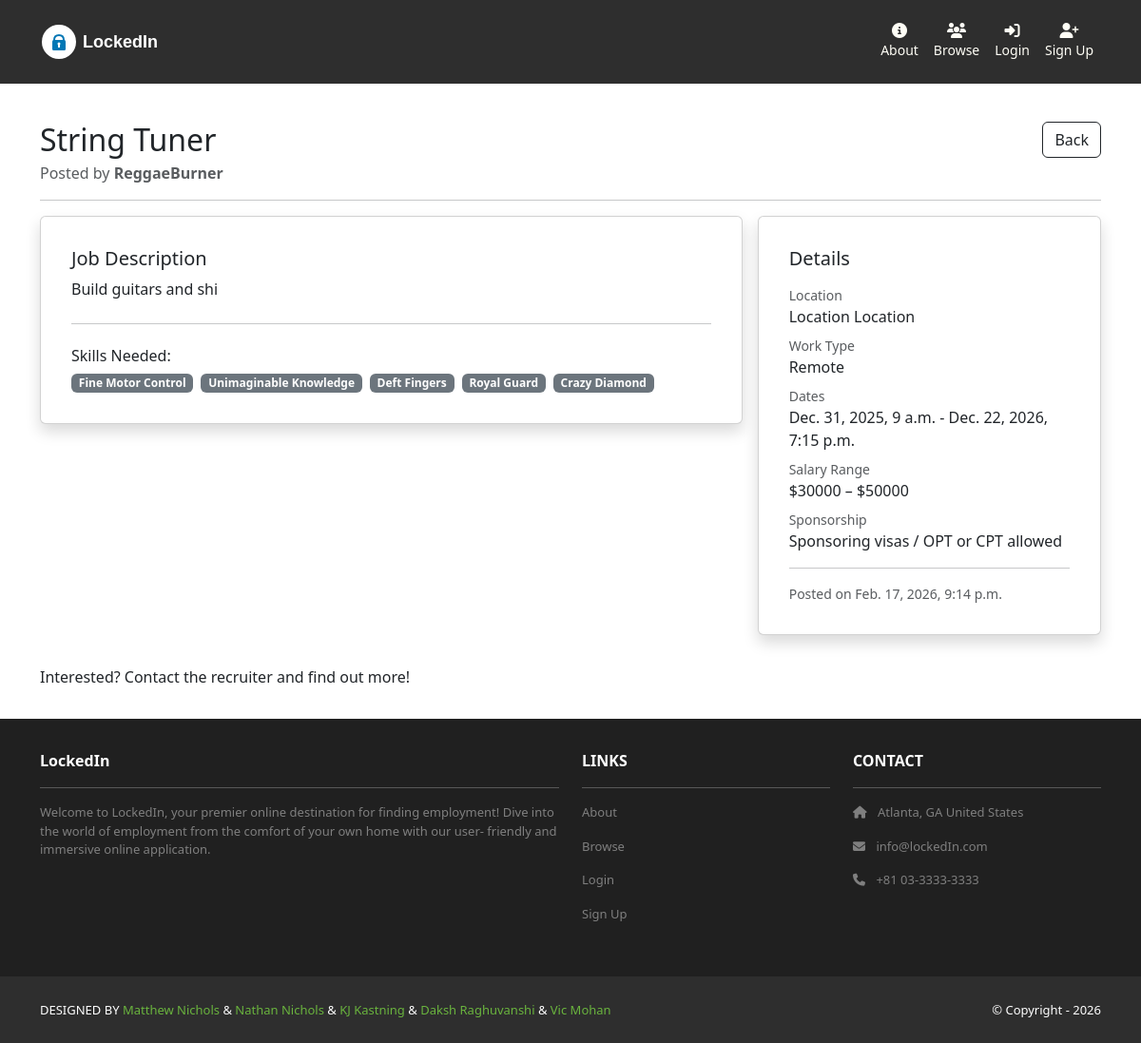
Before: /jobs/3/ with the older database file.
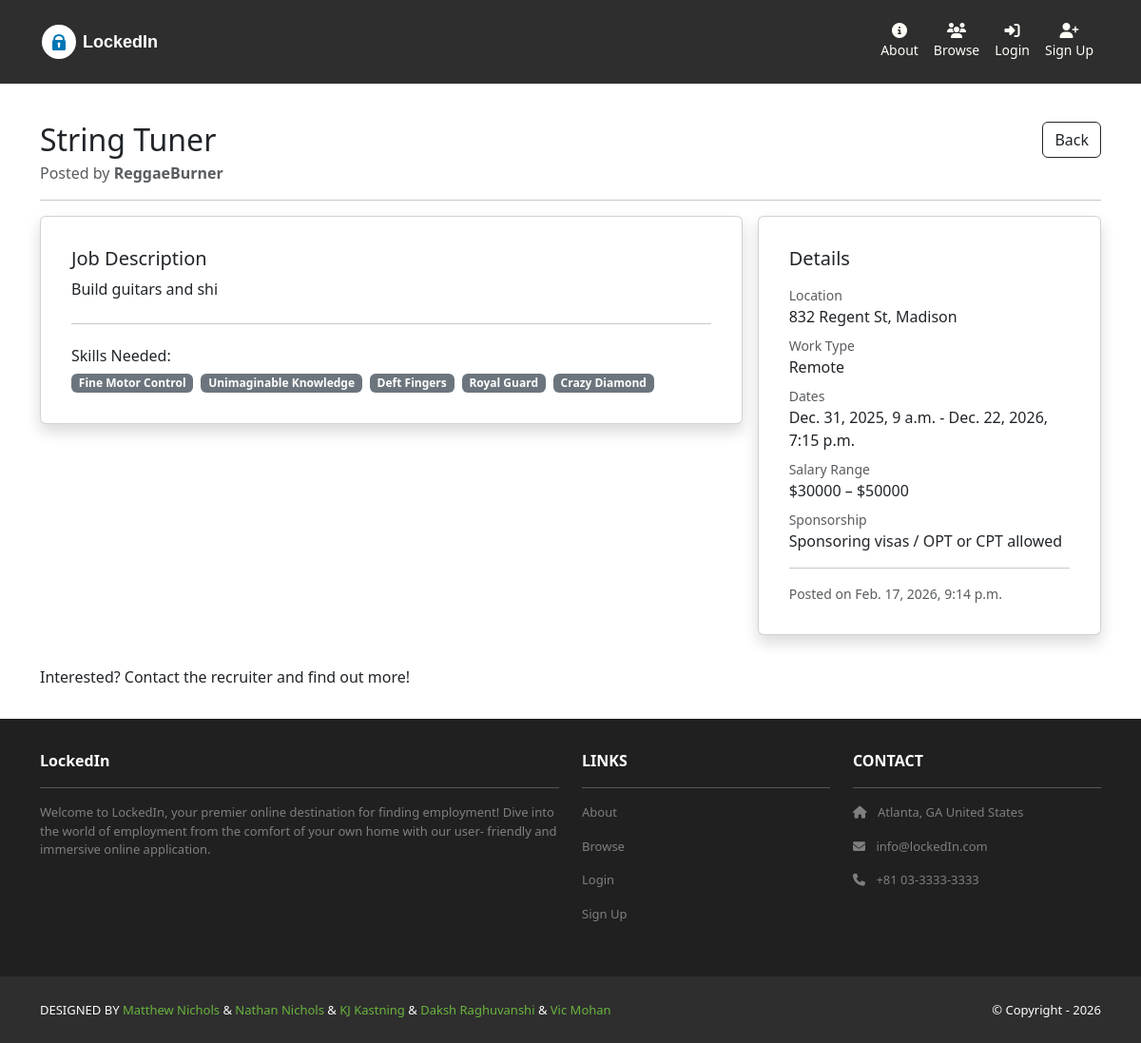
After: the same page with the newer database file.
### jobs/models.py (models this page shows, shortened)
class Job(models.Model):
    CLASSIFICATION_CHOICES = [
        ('Remote', 'remote'),
        ('Hybrid', 'hybrid'),
        ('On-Site', 'on-site'),
    ]
    id = models.AutoField(primary_key=True)
    created_at = models.DateTimeField(auto_now_add=True)
    title = models.CharField(help_text="What is the job title?", max_length = 255)
    start_date = models.DateTimeField()
    end_date = models.DateTimeField(blank=True, null=True)
    description = models.TextField()
    recruiter = models.ForeignKey(User, on_delete=models.CASCADE)
    skills = models.TextField(help_text="Required skills(E.g: Project Management, Agile Methodologies, etc.)")
    salary_upper = models.IntegerField()
    salary_lower = models.IntegerField()
    location = models.CharField(help_text="Work location. Can accept address, city/state, etc.", max_length = 255)
    latitude = models.FloatField(null=True)     # determined automatically using geopy, otherwise null
    longitude = models.FloatField(null=True)    # determined automatically using geopy, otherwise null
    classification = models.CharField(help_text="E.g: On-Site, Hybrid, Remote", max_length = 255, choices=CLASSIFICATION_CHOICES)
    isSponsoring = models.BooleanField(help_text="True: for OPT/CPT, F-1, J-1, etc., False: US citizens/Green Card holders")
    def get_skills_list(self):
        return [skill.strip() for skill in self.skills.split(',') if skill.strip()]

### jobs/views.py (the view)
# urls.py: path('<int:id>/', views.listing, name="jobs.listing"),
def listing(request, id):
    job = Job.objects.get(id=id)
    template_data = {}
    template_data['title'] = job.title
    template_data['job'] = job
    template_data['start_date'] = job.start_date
    template_data['end_date'] = job.end_date
    template_data['description'] = job.description
    template_data['company'] = job.recruiter
    template_data['skills'] = job.skills
    template_data['salary_top'] = job.salary_upper
    template_data['salary_bottom'] = job.salary_lower
    template_data['location'] = job.location
    template_data['classification'] = job.classification
    template_data['sponsoring'] = job.isSponsoring
    template_data['job'] = job
    return render(request, 'jobs/listings.html', {'template_data' : template_data})

### jobs/templates/jobs/listings.html (shortened to what this page needs)
{% extends 'base.html' %}
{% block content %}
<div class="p-3 mt-4">
  <div class="container">
    <div class="d-flex justify-content-between align-items-start flex-wrap gap-2">
      <div>
        <h2 class="mb-1">{{ template_data.job.title }}</h2>
        <div class="text-muted">
          Posted by <strong>{{ template_data.job.recruiter.username }}</strong>
        </div>
      </div>
      <div class="d-flex gap-2">
        <a href="{% url 'jobs.index'%}" class="btn btn-outline-dark">Back</a>
      </div>
    </div>
    <hr/>
    <div class="row g-3">
      <div class="col-lg-8">
        <div class="card shadow p-3 mb-3 rounded">
          <div class="card-body">
            <h5 class="mb-2">Job Description</h5>
            <p>
              {{ template_data.job.description }}
            </p>
            <hr class="my-4"/>
            <h6 class="mb-2">Skills Needed:</h6>
            <div class="d-flex flex-wrap gap-2">
              {% for s in template_data.job.get_skills_list %}
                <span class="badge bg-secondary">{{ s }}</span>
              {% empty %}
                <span class="text-muted">No skills listed</span>
              {% endfor %}
            </div>
          </div>
        </div>
      </div>
    <div class="col-lg-4">
      <div class="card shadow p-3 mb-3 rounded">
        <div class="card-body">
          <h5 class="mb-3">Details</h5>
          <div class="mb-2">
            <div class="text-muted small">Location</div>
            <div>{{ template_data.job.location }}</div>
          </div>
          <div class="mb-2">
            <div class="text-muted small">Work Type</div>
            <div>{{ template_data.job.classification }}</div>
          </div>
          <div class="mb-2">
            <div class="text-muted small">Dates</div>
            <div>
              {{ template_data.job.start_date }}
              {% if template_data.job.end_date %}
                - {{ template_data.job.end_date }}
              {% endif %}
            </div>
          </div>
          <div class="mb-2">
            <div class="text-muted small">Salary Range</div>
            <div>
              ${{ template_data.job.salary_lower }} – ${{ template_data.job.salary_upper }}
            </div>
          </div>
          <div class="mb-2">
            <div class="text-muted small">Sponsorship</div>
              <div>
                {% if template_data.job.isSponsoring %}
                  Sponsoring visas / OPT or CPT allowed
                {% else %}
                  US work authorization required / Not sponsoring
                {% endif %}
              </div>
          </div>
          <hr class="my-3"/>
          <div class="text-muted small">
            Posted on {{ template_data.job.created_at }}
          </div>
        </div>
      </div>
    </div>
    <p>Interested? Contact the recruiter and find out more! {{template_data.job.recruiter.email}}</p>
  </div>
</div>
{% endblock content %}

Changed rows visible on the page:
changed Job "String Tuner": job.location "Location Location" → "832 Regent St, Madison"
